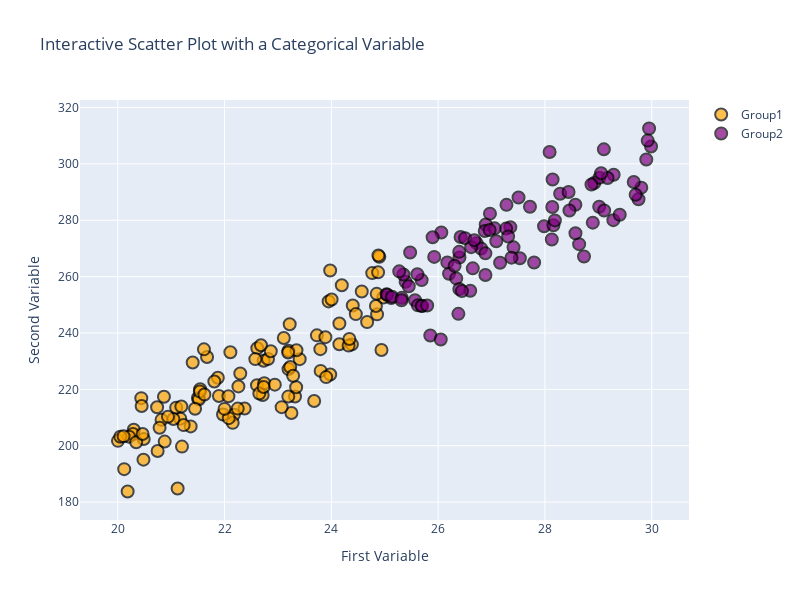

Notebook cell for this chart:
### Markdown cell above
Now, let's create a scatterplot using the `group` variable to color the markers:

### Code cell
# Create a dictionary to map categories to colors
category_colors = {
    'Group1': 'orange',
    'Group2': 'purple'
}

# Create the scatter plot (for the moment: a blank graph)
fig = go.Figure()

# Add the scatter trace with color based on the category_variable
for category, color in category_colors.items():
    category_data = df[df['categorical_variable'] == category]
    fig.add_trace(go.Scatter(
        x=category_data['first_variable'], # Variable in the x-axis
        y=category_data['second_variable'], # Variable in the y-axis
        mode='markers', # This explicitly states that we want our observations to be represented by points
        name=category,
        
        # Properties associated with points 
        marker=dict(
            size=12,
            color=color,
            opacity=0.7,
            line=dict(width=2, color='black') # Properties of the edges
        ),
    ))

# Customize the layout and change the figure size
fig.update_layout(
    title='Interactive Scatter Plot with a Categorical Variable', # Title
    xaxis_title='First Variable', # x-axis name
    yaxis_title='Second Variable', # y-axis name
    width=800,  # Set the width of the figure to 800 pixels
    height=600  # Set the height of the figure to 600 pixels
)
